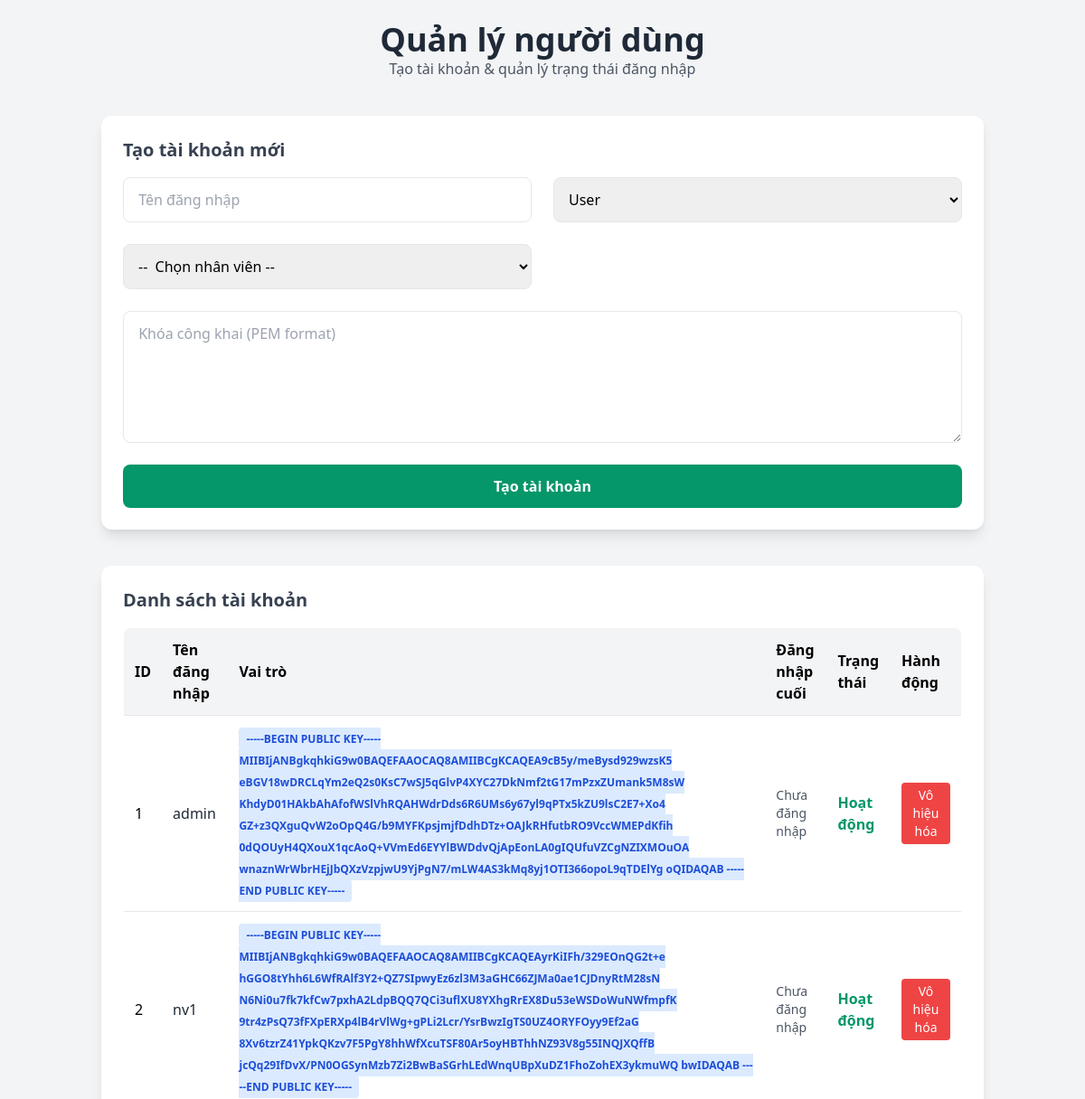
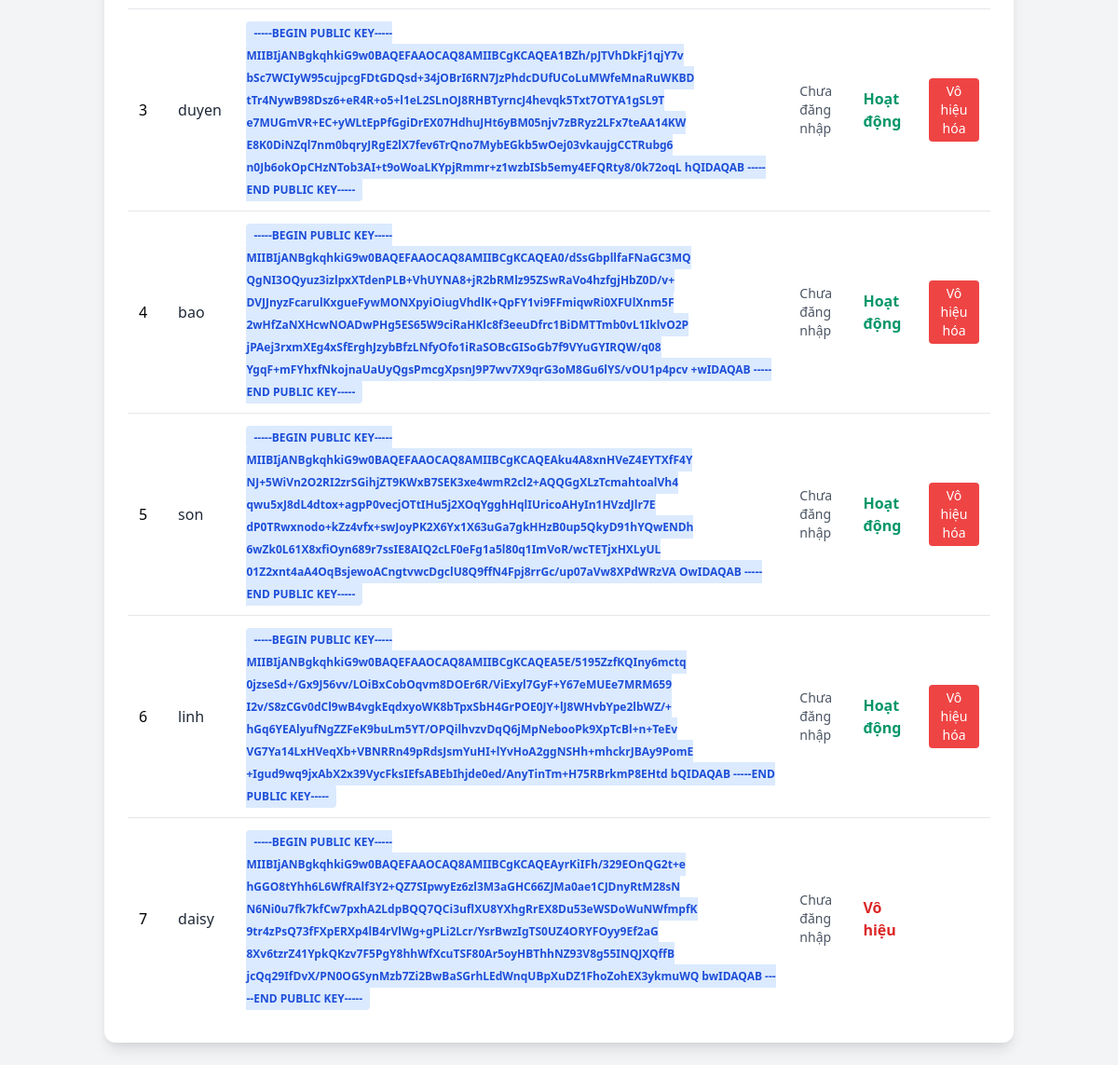
The page /user_management (signed in) on the database as committed earlier (2 pictures, top to bottom).
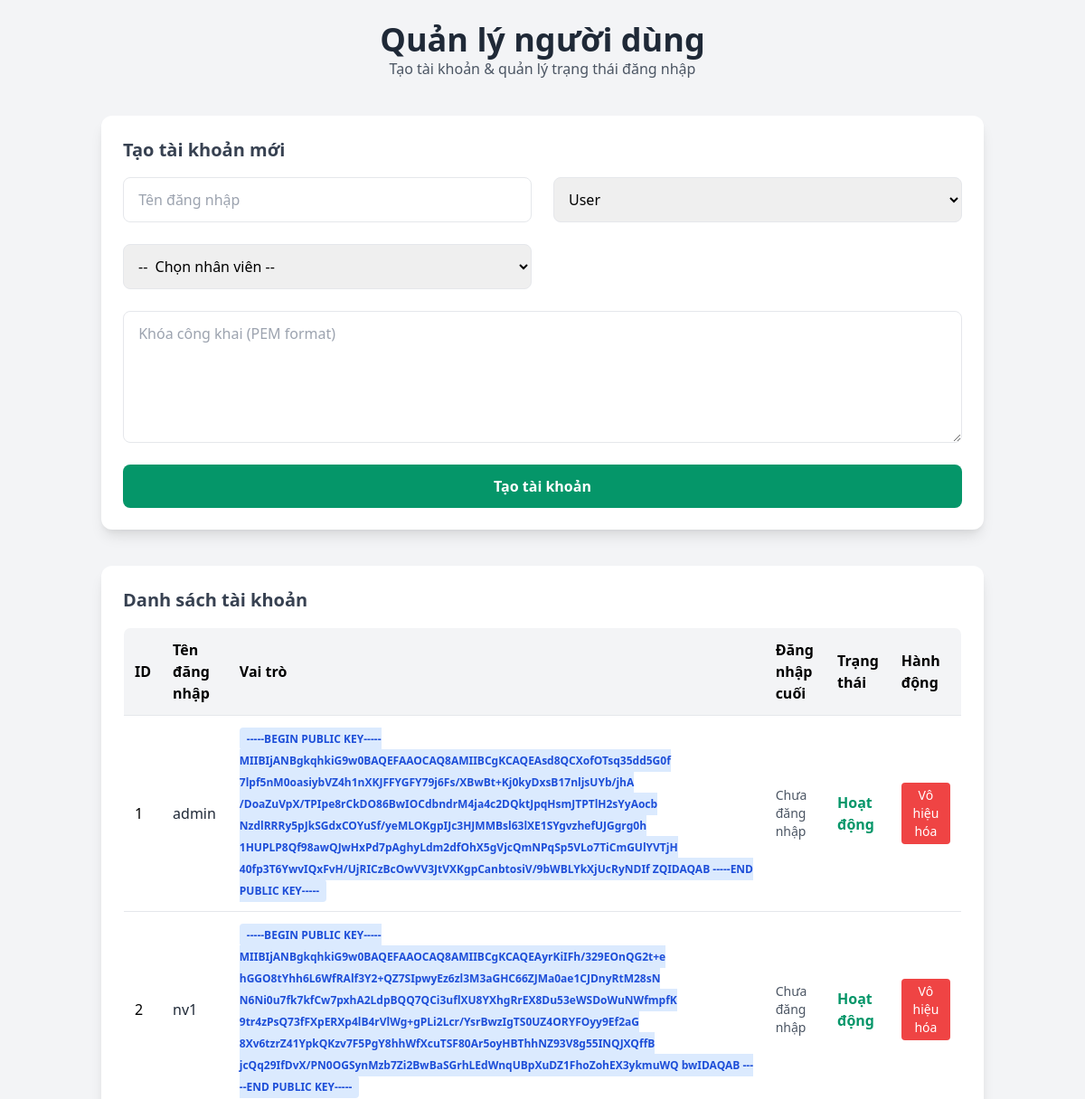
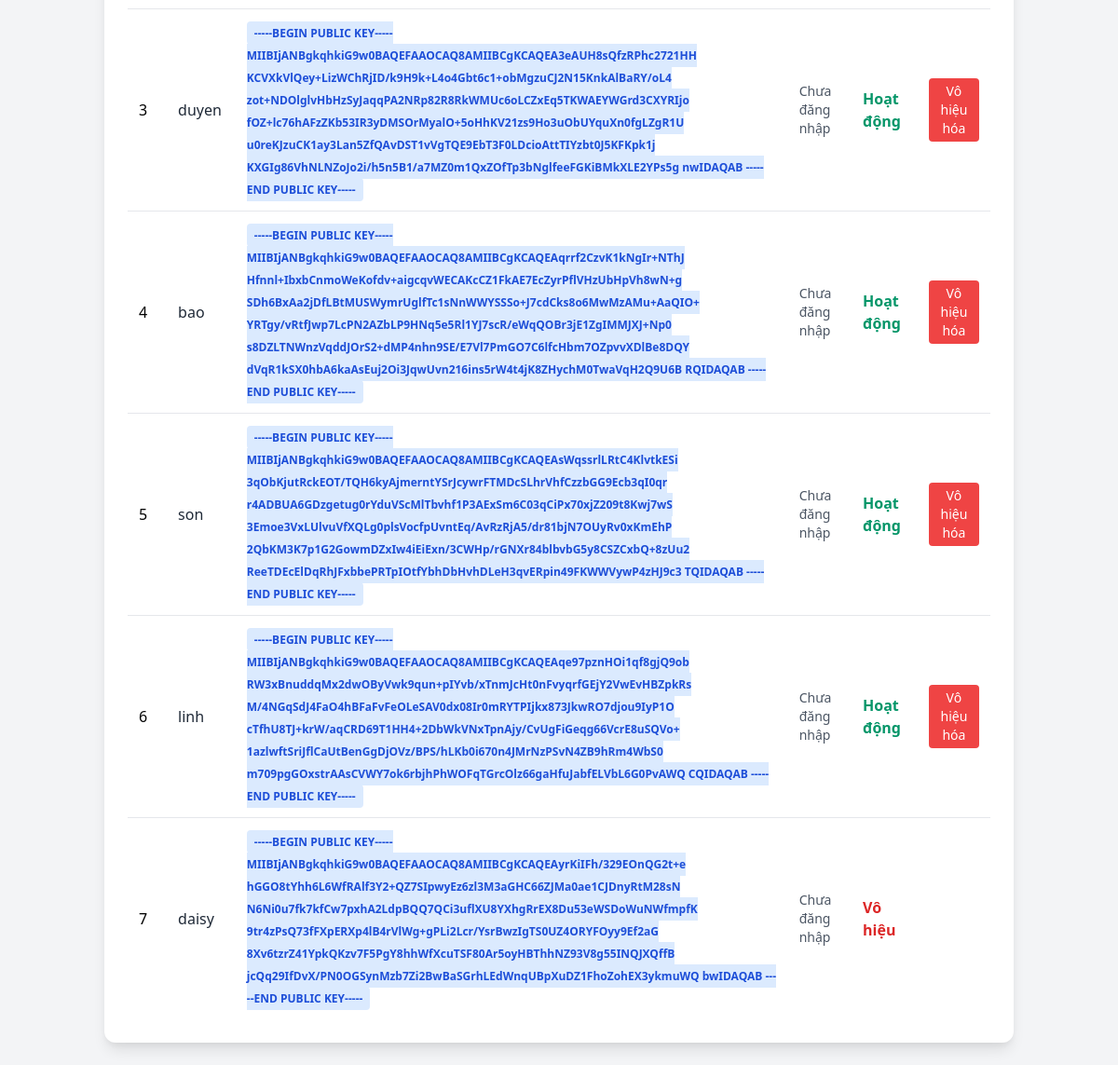
The same page on the database as committed later (2 pictures, top to bottom).
### tables this page shows
CREATE TABLE users (
            id INTEGER PRIMARY KEY,
            username TEXT UNIQUE,
            public_key TEXT,
            role TEXT DEFAULT 'user',
            last_login TIMESTAMP,
            is_active BOOLEAN DEFAULT 1,
            employee_id INTEGER,
            FOREIGN KEY (employee_id) REFERENCES employees(id)
        );

### app.py (the view)
    def decorated_function(*args, **kwargs):
        if 'user_id' not in session or session.get('role') != 'admin':
            flash('Bạn không có quyền truy cập trang này', 'error')
            return redirect(url_for('index'))
        return f(*args, **kwargs)

### app.py (called while the page is built)
def admin_required(f):
    def decorated_function(*args, **kwargs):
        if 'user_id' not in session or session.get('role') != 'admin':
            flash('Bạn không có quyền truy cập trang này', 'error')
            return redirect(url_for('index'))
        return f(*args, **kwargs)
    decorated_function.__name__ = f.__name__
    return decorated_function

@app.route('/user_management')
@admin_required
def user_manager():
    conn = sqlite3.connect('payroll.db')
    c = conn.cursor()
    c.execute("SELECT id, name FROM employees")
    employees = c.fetchall()
    c.execute("SELECT * FROM users")
    users = c.fetchall()
    conn.close()
    return render_template('user_management.html', users=users, employees=employees)

### templates/user_management.html (shortened to what this page needs)
<!DOCTYPE html>
<html lang="vi">
<head>
  <link href="https://cdn.jsdelivr.net/npm/tailwindcss@2.2.19/dist/tailwind.min.css" rel="stylesheet"/>
</head>
<body class="bg-gray-100 min-h-screen">
  <div class="container mx-auto p-6">
    <div class="text-center mb-10">
      <h1 class="text-4xl font-bold text-gray-800"> Quản lý người dùng</h1>
      <p class="text-gray-600">Tạo tài khoản & quản lý trạng thái đăng nhập</p>
    </div>
    <div class="bg-white p-6 rounded-xl shadow-lg mb-10">
      <h2 class="text-xl font-semibold text-gray-700 mb-4"> Tạo tài khoản mới</h2>
      <form id="create-user-form" class="grid grid-cols-1 md:grid-cols-2 gap-6">
        <input type="text" name="username" placeholder=" Tên đăng nhập" required class="p-3 border rounded-lg"/>
        <select name="role" class="p-3 border rounded-lg" required>
          <option value="user"> User</option>
        </select>
        <select name="employee_id" class="p-3 border rounded-lg" required>
          <option value="">-- ‍ Chọn nhân viên --</option>
        </select>
        <textarea name="public_key" placeholder=" Khóa công khai (PEM format)" rows="5" class="p-3 border rounded-lg md:col-span-2" required></textarea>
        <button type="submit" class="bg-green-600 hover:bg-green-700 text-white font-semibold py-3 px-6 rounded-lg transition md:col-span-2">
           Tạo tài khoản
        </button>
      </form>
    </div>
    <div class="bg-white p-6 rounded-xl shadow-lg">
      <h2 class="text-xl font-semibold text-gray-700 mb-4"> Danh sách tài khoản</h2>
      <div class="overflow-x-auto">
        <table class="min-w-full table-auto border border-gray-200 rounded-lg overflow-hidden">
          <thead class="bg-gray-100">
            <tr>
              <th class="p-3 text-left">ID</th>
              <th class="p-3 text-left">Tên đăng nhập</th>
              <th class="p-3 text-left">Vai trò</th>
              <th class="p-3 text-left">Đăng nhập cuối</th>
              <th class="p-3 text-left">Trạng thái</th>
              <th class="p-3 text-left">Hành động</th>
            </tr>
          </thead>
          <tbody class="bg-white">
            {% for user in users %}
              <tr class="border-t hover:bg-gray-50">
                <td class="p-3">{{ user[0] }}</td>
                <td class="p-3 font-medium text-gray-800">{{ user[1] }}</td>
                <td class="p-3">
                  <span class="px-2 py-1 rounded text-xs font-semibold
                    {% if user[2] == 'admin' %}bg-red-100 text-red-700{% else %}bg-blue-100 text-blue-700{% endif %}">
                    {{ user[2] }}
                  </span>
                </td>
                <td class="p-3 text-sm text-gray-600">{{ user[4] or 'Chưa đăng nhập' }}</td>
                <td class="p-3">
                  {% if user[5] %}
                    <span class="text-green-600 font-semibold"> Hoạt động</span>
                  {% else %}
                    <span class="text-red-600 font-semibold"> Vô hiệu</span>
                  {% endif %}
                </td>
                <td class="p-3">
                  {% if user[5] %}
                    <button onclick="deactivateUser({{ user[0] }})"
                      class="bg-red-500 hover:bg-red-600 text-white px-3 py-1 rounded text-sm transition">
                      Vô hiệu hóa
                    </button>
                  {% endif %}
                </td>
              </tr>
            {% endfor %}
          </tbody>
        </table>
      </div>
    </div>
  </div>
</body>
</html>

Rows that differ between the two databases and show on the page:
changed users "admin": public_key "-----BEGIN PUBLIC KEY----- MIIBIjANBgkqhkiG9w0BAQEFAAOCAQ8AMIIBCgKCAQEA9cB5y/meBysd929wzsK5 eBGV18wDRCLqYm2eQ2s0KsC7wSJ5qGlvP4XYC27DkNmf2tG17mPzxZUmank5M8sW KhdyD01HAkbAhAfofWSlVhRQAHWdrDds6R6UMs6y67yl9qPTx5kZU9lsC2E7+Xo4 GZ+z3QXguQvW2oOpQ4G/b9MYFKpsjmjfDdhDTz+OAJkRHfutbRO9VccWMEPdKfih 0dQOUyH4QXouX1qcAoQ+VVmEd6EYYlBWDdvQjApEonLA0gIQUfuVZCgNZIXMOuOA wnaznWrWbrHEjJbQXzVzpjwU9YjPgN7/mLW4AS3kMq8yj1OTI366opoL9qTDElYg oQIDAQAB -----END PUBLIC KEY-----" → "-----BEGIN PUBLIC KEY----- MIIBIjANBgkqhkiG9w0BAQEFAAOCAQ8AMIIBCgKCAQEAsd8QCXofOTsq35dd5G0f 7lpf5nM0oasiybVZ4h1nXKJFFYGFY79j6Fs/XBwBt+Kj0kyDxsB17nljsUYb/jhA /DoaZuVpX/TPIpe8rCkDO86BwIOCdbndrM4ja4c2DQktJpqHsmJTPTlH2sYyAocb NzdlRRRy5pJkSGdxCOYuSf/yeMLOKgpIJc3HJMMBsl63lXE1SYgvzhefUJGgrg0h 1HUPLP8Qf98awQJwHxPd7pAghyLdm2dfOhX5gVjcQmNPqSp5VLo7TiCmGUlYVTjH 40fp3T6YwvIQxFvH/UjRICzBcOwVV3JtVXKgpCanbtosiV/9bWBLYkXjUcRyNDIf ZQIDAQAB -----END PUBLIC KEY-----"
changed users "duyen": public_key "-----BEGIN PUBLIC KEY----- MIIBIjANBgkqhkiG9w0BAQEFAAOCAQ8AMIIBCgKCAQEA1BZh/pJTVhDkFj1qjY7v bSc7WCIyW95cujpcgFDtGDQsd+34jOBrI6RN7JzPhdcDUfUCoLuMWfeMnaRuWKBD tTr4NywB98Dsz6+eR4R+o5+l1eL2SLnOJ8RHBTyrncJ4hevqk5Txt7OTYA1gSL9T e7MUGmVR+EC+yWLtEpPfGgiDrEX07HdhuJHt6yBM05njv7zBRyz2LFx7teAA14KW E8K0DiNZql7nm0bqryJRgE2lX7fev6TrQno7MybEGkb5wOej03vkaujgCCTRubg6 n0Jb6okOpCHzNTob3AI+t9oWoaLKYpjRmmr+z1wzbISb5emy4EFQRty8/0k72oqL hQIDAQAB -----END PUBLIC KEY-----" → "-----BEGIN PUBLIC KEY----- MIIBIjANBgkqhkiG9w0BAQEFAAOCAQ8AMIIBCgKCAQEA3eAUH8sQfzRPhc2721HH KCVXkVlQey+LizWChRjID/k9H9k+L4o4Gbt6c1+obMgzuCJ2N15KnkAlBaRY/oL4 zot+NDOlglvHbHzSyJaqqPA2NRp82R8RkWMUc6oLCZxEq5TKWAEYWGrd3CXYRIjo fOZ+lc76hAFzZKb53IR3yDMSOrMyalO+5oHhKV21zs9Ho3uObUYquXn0fgLZgR1U u0reKJzuCK1ay3Lan5ZfQAvDST1vVgTQE9EbT3F0LDcioAttTIYzbt0J5KFKpk1j KXGIg86VhNLNZoJo2i/h5n5B1/a7MZ0m1QxZOfTp3bNglfeeFGKiBMkXLE2YPs5g nwIDAQAB -----END PUBLIC KEY-----"
changed users "bao": public_key "-----BEGIN PUBLIC KEY----- MIIBIjANBgkqhkiG9w0BAQEFAAOCAQ8AMIIBCgKCAQEA0/dSsGbpllfaFNaGC3MQ QgNI3OQyuz3izlpxXTdenPLB+VhUYNA8+jR2bRMlz95ZSwRaVo4hzfgjHbZ0D/v+ DVJJnyzFcarulKxgueFywMONXpyiOiugVhdlK+QpFY1vi9FFmiqwRi0XFUlXnm5F 2wHfZaNXHcwNOADwPHg5ES65W9ciRaHKlc8f3eeuDfrc1BiDMTTmb0vL1IklvO2P jPAej3rxmXEg4xSfErghJzybBfzLNfyOfo1iRaSOBcGISoGb7f9VYuGYIRQW/q08 YgqF+mFYhxfNkojnaUaUyQgsPmcgXpsnJ9P7wv7X9qrG3oM8Gu6lYS/vOU1p4pcv +wIDAQAB -----END PUBLIC KEY-----" → "-----BEGIN PUBLIC KEY----- MIIBIjANBgkqhkiG9w0BAQEFAAOCAQ8AMIIBCgKCAQEAqrrf2CzvK1kNgIr+NThJ Hfnnl+IbxbCnmoWeKofdv+aigcqvWECAKcCZ1FkAE7EcZyrPflVHzUbHpVh8wN+g SDh6BxAa2jDfLBtMUSWymrUglfTc1sNnWWYSSSo+J7cdCks8o6MwMzAMu+AaQIO+ YRTgy/vRtfJwp7LcPN2AZbLP9HNq5e5Rl1YJ7scR/eWqQOBr3jE1ZgIMMJXJ+Np0 s8DZLTNWnzVqddJOrS2+dMP4nhn9SE/E7Vl7PmGO7C6lfcHbm7OZpvvXDlBe8DQY dVqR1kSX0hbA6kaAsEuj2Oi3JqwUvn216ins5rW4t4jK8ZHychM0TwaVqH2Q9U6B RQIDAQAB -----END PUBLIC KEY-----"
changed users "son": public_key "-----BEGIN PUBLIC KEY----- MIIBIjANBgkqhkiG9w0BAQEFAAOCAQ8AMIIBCgKCAQEAku4A8xnHVeZ4EYTXfF4Y NJ+5WiVn2O2RI2zrSGihjZT9KWxB7SEK3xe4wmR2cl2+AQQGgXLzTcmahtoalVh4 qwu5xJ8dL4dtox+agpP0vecjOTtIHu5j2XOqYgghHqlIUricoAHyIn1HVzdJlr7E dP0TRwxnodo+kZz4vfx+swJoyPK2X6Yx1X63uGa7gkHHzB0up5QkyD91hYQwENDh 6wZk0L61X8xfiOyn689r7ssIE8AIQ2cLF0eFg1a5l80q1ImVoR/wcTETjxHXLyUL 01Z2xnt4aA4OqBsjewoACngtvwcDgclU8Q9ffN4Fpj8rrGc/up07aVw8XPdWRzVA OwIDAQAB -----END PUBLIC KEY-----" → "-----BEGIN PUBLIC KEY----- MIIBIjANBgkqhkiG9w0BAQEFAAOCAQ8AMIIBCgKCAQEAsWqssrlLRtC4KlvtkESi 3qObKjutRckEOT/TQH6kyAjmerntYSrJcywrFTMDcSLhrVhfCzzbGG9Ecb3qI0qr r4ADBUA6GDzgetug0rYduVScMlTbvhf1P3AExSm6C03qCiPx70xjZ209t8Kwj7wS 3Emoe3VxLUlvuVfXQLg0plsVocfpUvntEq/AvRzRjA5/dr81bjN7OUyRv0xKmEhP 2QbKM3K7p1G2GowmDZxIw4iEiExn/3CWHp/rGNXr84blbvbG5y8CSZCxbQ+8zUu2 ReeTDEcElDqRhJFxbbePRTpIOtfYbhDbHvhDLeH3qvERpin49FKWWVywP4zHJ9c3 TQIDAQAB -----END PUBLIC KEY-----"
changed users "linh": public_key "-----BEGIN PUBLIC KEY----- MIIBIjANBgkqhkiG9w0BAQEFAAOCAQ8AMIIBCgKCAQEA5E/5195ZzfKQIny6mctq 0jzseSd+/Gx9J56vv/LOiBxCobOqvm8DOEr6R/ViExyl7GyF+Y67eMUEe7MRM659 I2v/S8zCGv0dCl9wB4vgkEqdxyoWK8bTpxSbH4GrPOE0JY+lJ8WHvbYpe2lbWZ/+ hGq6YEAlyufNgZZFeK9buLm5YT/OPQilhvzvDqQ6jMpNebooPk9XpTcBl+n+TeEv VG7Ya14LxHVeqXb+VBNRRn49pRdsJsmYuHI+lYvHoA2ggNSHh+mhckrJBAy9PomE +Igud9wq9jxAbX2x39VycFksIEfsABEbIhjde0ed/AnyTinTm+H75RBrkmP8EHtd bQIDAQAB -----END PUBLIC KEY-----" → "-----BEGIN PUBLIC KEY----- MIIBIjANBgkqhkiG9w0BAQEFAAOCAQ8AMIIBCgKCAQEAqe97pznHOi1qf8gjQ9ob RW3xBnuddqMx2dwOByVwk9qun+pIYvb/xTnmJcHt0nFvyqrfGEjY2VwEvHBZpkRs M/4NGqSdJ4FaO4hBFaFvFeOLeSAV0dx08Ir0mRYTPIjkx873JkwRO7djou9IyP1O cTfhU8TJ+krW/aqCRD69T1HH4+2DbWkVNxTpnAjy/CvUgFiGeqg66VcrE8uSQVo+ 1azlwftSriJflCaUtBenGgDjOVz/BPS/hLKb0i670n4JMrNzPSvN4ZB9hRm4WbS0 m709pgGOxstrAAsCVWY7ok6rbjhPhWOFqTGrcOlz66gaHfuJabfELVbL6G0PvAWQ CQIDAQAB -----END PUBLIC KEY-----"
